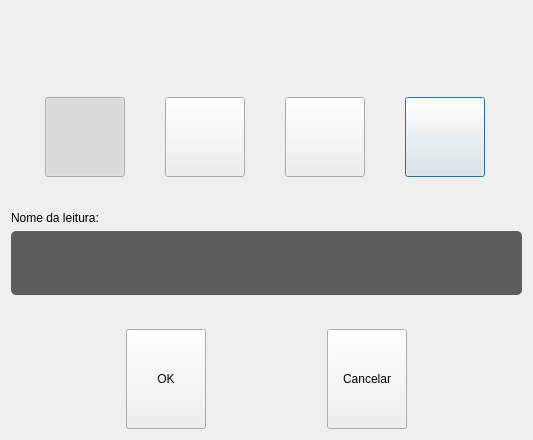
<?xml version="1.0" encoding="UTF-8"?>
<ui version="4.0">
 <class>DlgInspType</class>
 <widget class="QDialog" name="DlgInspType">
  <property name="geometry">
   <rect>
    <x>0</x>
    <y>0</y>
    <width>533</width>
    <height>440</height>
   </rect>
  </property>
  <property name="windowTitle">
   <string>Dialog</string>
  </property>
  <layout class="QVBoxLayout" name="verticalLayout_2">
   <item>
    <layout class="QGridLayout" name="gridLayout">
     <item row="0" column="3">
      <widget class="QLabel" name="lbl_dmtx">
       <property name="minimumSize">
        <size>
         <width>40</width>
         <height>80</height>
        </size>
       </property>
       <property name="maximumSize">
        <size>
         <width>80</width>
         <height>80</height>
        </size>
       </property>
       <property name="text">
        <string/>
       </property>
       <property name="pixmap">
        <pixmap resource="../res/icons.qrc">:/icons/mv_dmtx.png</pixmap>
       </property>
       <property name="scaledContents">
        <bool>true</bool>
       </property>
      </widget>
     </item>
     <item row="1" column="3">
      <widget class="ButtonBeR" name="btn_dmtx">
       <property name="minimumSize">
        <size>
         <width>80</width>
         <height>80</height>
        </size>
       </property>
       <property name="maximumSize">
        <size>
         <width>80</width>
         <height>80</height>
        </size>
       </property>
       <property name="icon">
        <iconset>
         <normaloff>:/icons/check.png</normaloff>:/icons/check.png</iconset>
       </property>
       <property name="iconSize">
        <size>
         <width>32</width>
         <height>32</height>
        </size>
       </property>
       <property name="checkable">
        <bool>true</bool>
       </property>
       <property name="autoExclusive">
        <bool>true</bool>
       </property>
       <property name="bgIcon">
        <iconset resource="../res/icons.qrc">
         <normaloff>:/icons/bt-blank.png</normaloff>
         <normalon>:/icons/bt-blank_pressed.png</normalon>:/icons/bt-blank.png</iconset>
       </property>
       <property name="bgIconSize">
        <size>
         <width>80</width>
         <height>80</height>
        </size>
       </property>
      </widget>
     </item>
     <item row="0" column="1">
      <widget class="QLabel" name="lbl_ocr">
       <property name="minimumSize">
        <size>
         <width>40</width>
         <height>80</height>
        </size>
       </property>
       <property name="maximumSize">
        <size>
         <width>80</width>
         <height>80</height>
        </size>
       </property>
       <property name="text">
        <string/>
       </property>
       <property name="pixmap">
        <pixmap resource="../res/icons.qrc">:/icons/mv_ocr.png</pixmap>
       </property>
       <property name="scaledContents">
        <bool>true</bool>
       </property>
      </widget>
     </item>
     <item row="1" column="2">
      <widget class="ButtonBeR" name="btn_barcode">
       <property name="minimumSize">
        <size>
         <width>80</width>
         <height>80</height>
        </size>
       </property>
       <property name="maximumSize">
        <size>
         <width>80</width>
         <height>80</height>
        </size>
       </property>
       <property name="icon">
        <iconset>
         <normaloff>:/icons/check.png</normaloff>:/icons/check.png</iconset>
       </property>
       <property name="iconSize">
        <size>
         <width>32</width>
         <height>32</height>
        </size>
       </property>
       <property name="checkable">
        <bool>true</bool>
       </property>
       <property name="autoExclusive">
        <bool>true</bool>
       </property>
       <property name="bgIcon">
        <iconset resource="../res/icons.qrc">
         <normaloff>:/icons/bt-blank.png</normaloff>
         <normalon>:/icons/bt-blank_pressed.png</normalon>:/icons/bt-blank.png</iconset>
       </property>
       <property name="bgIconSize">
        <size>
         <width>80</width>
         <height>80</height>
        </size>
       </property>
      </widget>
     </item>
     <item row="0" column="0">
      <widget class="QLabel" name="lbl_fiducial">
       <property name="minimumSize">
        <size>
         <width>40</width>
         <height>80</height>
        </size>
       </property>
       <property name="maximumSize">
        <size>
         <width>80</width>
         <height>80</height>
        </size>
       </property>
       <property name="text">
        <string/>
       </property>
       <property name="pixmap">
        <pixmap resource="../res/icons.qrc">:/icons/mv_fiducial.png</pixmap>
       </property>
       <property name="scaledContents">
        <bool>true</bool>
       </property>
      </widget>
     </item>
     <item row="1" column="1">
      <widget class="ButtonBeR" name="btn_ocr">
       <property name="minimumSize">
        <size>
         <width>80</width>
         <height>80</height>
        </size>
       </property>
       <property name="maximumSize">
        <size>
         <width>80</width>
         <height>80</height>
        </size>
       </property>
       <property name="icon">
        <iconset>
         <normaloff>:/icons/check.png</normaloff>:/icons/check.png</iconset>
       </property>
       <property name="iconSize">
        <size>
         <width>32</width>
         <height>32</height>
        </size>
       </property>
       <property name="checkable">
        <bool>true</bool>
       </property>
       <property name="autoExclusive">
        <bool>true</bool>
       </property>
       <property name="bgIcon">
        <iconset resource="../res/icons.qrc">
         <normaloff>:/icons/bt-blank.png</normaloff>
         <normalon>:/icons/bt-blank_pressed.png</normalon>:/icons/bt-blank.png</iconset>
       </property>
       <property name="bgIconSize">
        <size>
         <width>80</width>
         <height>80</height>
        </size>
       </property>
      </widget>
     </item>
     <item row="1" column="0">
      <widget class="ButtonBeR" name="btn_fiducial">
       <property name="minimumSize">
        <size>
         <width>80</width>
         <height>80</height>
        </size>
       </property>
       <property name="maximumSize">
        <size>
         <width>80</width>
         <height>80</height>
        </size>
       </property>
       <property name="icon">
        <iconset>
         <normaloff>:/icons/check.png</normaloff>:/icons/check.png</iconset>
       </property>
       <property name="iconSize">
        <size>
         <width>32</width>
         <height>32</height>
        </size>
       </property>
       <property name="checkable">
        <bool>true</bool>
       </property>
       <property name="checked">
        <bool>true</bool>
       </property>
       <property name="autoExclusive">
        <bool>true</bool>
       </property>
       <property name="bgIcon">
        <iconset resource="../res/icons.qrc">
         <normaloff>:/icons/bt-blank.png</normaloff>
         <normalon>:/icons/bt-blank_pressed.png</normalon>:/icons/bt-blank.png</iconset>
       </property>
       <property name="bgIconSize">
        <size>
         <width>80</width>
         <height>80</height>
        </size>
       </property>
      </widget>
     </item>
     <item row="0" column="2">
      <widget class="QLabel" name="lbl_barcode">
       <property name="minimumSize">
        <size>
         <width>40</width>
         <height>80</height>
        </size>
       </property>
       <property name="maximumSize">
        <size>
         <width>80</width>
         <height>80</height>
        </size>
       </property>
       <property name="text">
        <string/>
       </property>
       <property name="pixmap">
        <pixmap resource="../res/icons.qrc">:/icons/mv_barcode.png</pixmap>
       </property>
       <property name="scaledContents">
        <bool>true</bool>
       </property>
      </widget>
     </item>
    </layout>
   </item>
   <item>
    <spacer name="verticalSpacer_2">
     <property name="orientation">
      <enum>Qt::Vertical</enum>
     </property>
     <property name="sizeHint" stdset="0">
      <size>
       <width>20</width>
       <height>16</height>
      </size>
     </property>
    </spacer>
   </item>
   <item>
    <layout class="QVBoxLayout" name="verticalLayout">
     <item>
      <widget class="QLabel" name="label">
       <property name="text">
        <string>Nome da leitura:</string>
       </property>
      </widget>
     </item>
     <item>
      <widget class="QLineEdit" name="le_name">
       <property name="minimumSize">
        <size>
         <width>0</width>
         <height>64</height>
        </size>
       </property>
       <property name="maximumSize">
        <size>
         <width>16777215</width>
         <height>64</height>
        </size>
       </property>
       <property name="font">
        <font>
         <pointsize>16</pointsize>
        </font>
       </property>
       <property name="styleSheet">
        <string notr="true">QLineEdit
{
   background-color: rgb(93, 93, 93);
   color: rgb(255, 255, 255);
   border-radius:5px;
}</string>
       </property>
       <property name="text">
        <string/>
       </property>
      </widget>
     </item>
    </layout>
   </item>
   <item>
    <spacer name="verticalSpacer">
     <property name="orientation">
      <enum>Qt::Vertical</enum>
     </property>
     <property name="sizeHint" stdset="0">
      <size>
       <width>20</width>
       <height>17</height>
      </size>
     </property>
    </spacer>
   </item>
   <item>
    <layout class="QHBoxLayout" name="horizontalLayout">
     <item>
      <spacer name="horizontalSpacer">
       <property name="orientation">
        <enum>Qt::Horizontal</enum>
       </property>
       <property name="sizeHint" stdset="0">
        <size>
         <width>40</width>
         <height>20</height>
        </size>
       </property>
      </spacer>
     </item>
     <item>
      <widget class="ButtonBeR" name="btn_ok">
       <property name="minimumSize">
        <size>
         <width>80</width>
         <height>100</height>
        </size>
       </property>
       <property name="maximumSize">
        <size>
         <width>80</width>
         <height>100</height>
        </size>
       </property>
       <property name="text">
        <string>OK</string>
       </property>
       <property name="icon">
        <iconset resource="../res/icons.qrc">
         <normaloff>:/icons/ok.png</normaloff>:/icons/ok.png</iconset>
       </property>
       <property name="iconSize">
        <size>
         <width>24</width>
         <height>24</height>
        </size>
       </property>
       <property name="checkable">
        <bool>false</bool>
       </property>
       <property name="autoExclusive">
        <bool>false</bool>
       </property>
       <property name="bgIcon">
        <iconset resource="../res/icons.qrc">
         <normaloff>:/icons/bt-blank.png</normaloff>
         <normalon>:/icons/bt-blank_pressed.png</normalon>:/icons/bt-blank.png</iconset>
       </property>
       <property name="bgIconSize">
        <size>
         <width>80</width>
         <height>80</height>
        </size>
       </property>
      </widget>
     </item>
     <item>
      <spacer name="horizontalSpacer_3">
       <property name="orientation">
        <enum>Qt::Horizontal</enum>
       </property>
       <property name="sizeHint" stdset="0">
        <size>
         <width>40</width>
         <height>20</height>
        </size>
       </property>
      </spacer>
     </item>
     <item>
      <widget class="ButtonBeR" name="btn_cancel">
       <property name="minimumSize">
        <size>
         <width>80</width>
         <height>100</height>
        </size>
       </property>
       <property name="maximumSize">
        <size>
         <width>80</width>
         <height>100</height>
        </size>
       </property>
       <property name="text">
        <string>Cancelar</string>
       </property>
       <property name="icon">
        <iconset resource="../res/icons.qrc">
         <normaloff>:/icons/cancel.png</normaloff>:/icons/cancel.png</iconset>
       </property>
       <property name="iconSize">
        <size>
         <width>24</width>
         <height>24</height>
        </size>
       </property>
       <property name="checkable">
        <bool>false</bool>
       </property>
       <property name="autoExclusive">
        <bool>false</bool>
       </property>
       <property name="bgIcon">
        <iconset resource="../res/icons.qrc">
         <normaloff>:/icons/bt-blank.png</normaloff>
         <normalon>:/icons/bt-blank_pressed.png</normalon>:/icons/bt-blank.png</iconset>
       </property>
       <property name="bgIconSize">
        <size>
         <width>80</width>
         <height>80</height>
        </size>
       </property>
      </widget>
     </item>
     <item>
      <spacer name="horizontalSpacer_2">
       <property name="orientation">
        <enum>Qt::Horizontal</enum>
       </property>
       <property name="sizeHint" stdset="0">
        <size>
         <width>40</width>
         <height>20</height>
        </size>
       </property>
      </spacer>
     </item>
    </layout>
   </item>
  </layout>
 </widget>
 <customwidgets>
  <customwidget>
   <class>ButtonBeR</class>
   <extends>QPushButton</extends>
   <header>buttonber.h</header>
  </customwidget>
 </customwidgets>
 <resources>
  <include location="../res/icons.qrc"/>
 </resources>
 <connections/>
</ui>
